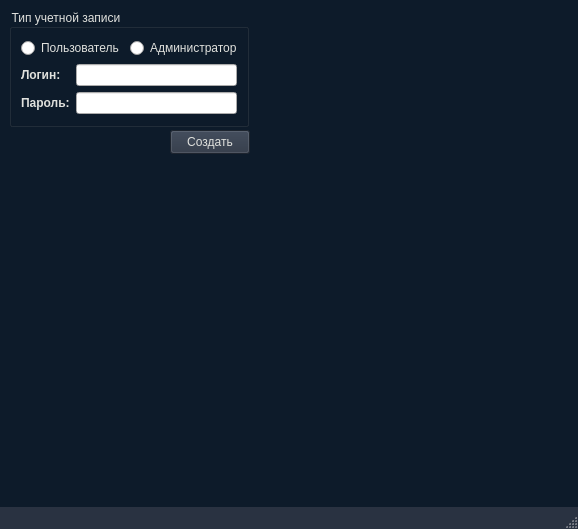
<?xml version="1.0" encoding="UTF-8"?>
<ui version="4.0">
 <class>CreateUser</class>
 <widget class="QMainWindow" name="CreateUser">
  <property name="geometry">
   <rect>
    <x>0</x>
    <y>0</y>
    <width>578</width>
    <height>529</height>
   </rect>
  </property>
  <property name="windowTitle">
   <string>Добавить пользователя</string>
  </property>
  <property name="styleSheet">
   <string notr="true">.QMainWindow #centralwidget{
background-color:#0D1B2A;
}

.QPushButton {
	background-color:#293241;
	color:#E0E1DD;
}

.QRadioButton{
color:#E0E1DD;
}
#statusbar{
background-color:#293241;
color:#E0E1DD;
}

#menubar{
color:black;
font-weight:bold;
}

.QGroupBox{
	color:#E0E1DD
}

.QPushButton:hover{
	background-color:#1b263b;
}

#statusbar{
	color:#E0E1DD;
}
.QLabel{
	color:#e0e1dd;
	font-weight:bold;
}</string>
  </property>
  <widget class="QWidget" name="centralwidget">
   <widget class="QWidget" name="verticalLayoutWidget">
    <property name="geometry">
     <rect>
      <x>9</x>
      <y>9</y>
      <width>240</width>
      <height>118</height>
     </rect>
    </property>
    <layout class="QVBoxLayout" name="verticalLayout">
     <item>
      <widget class="QGroupBox" name="groupBox">
       <property name="title">
        <string>Тип учетной записи</string>
       </property>
       <layout class="QVBoxLayout" name="verticalLayout_2">
        <item>
         <layout class="QHBoxLayout" name="horizontalLayout">
          <item>
           <widget class="QRadioButton" name="User">
            <property name="text">
             <string>Пользователь</string>
            </property>
           </widget>
          </item>
          <item>
           <widget class="QRadioButton" name="Admin">
            <property name="text">
             <string>Администратор</string>
            </property>
           </widget>
          </item>
         </layout>
        </item>
        <item>
         <layout class="QFormLayout" name="formLayout">
          <item row="0" column="0">
           <widget class="QLabel" name="label">
            <property name="text">
             <string>Логин:</string>
            </property>
           </widget>
          </item>
          <item row="0" column="1">
           <widget class="QLineEdit" name="le_Login"/>
          </item>
          <item row="1" column="0">
           <widget class="QLabel" name="label_2">
            <property name="text">
             <string>Пароль:</string>
            </property>
           </widget>
          </item>
          <item row="1" column="1">
           <widget class="QLineEdit" name="le_Password"/>
          </item>
         </layout>
        </item>
       </layout>
      </widget>
     </item>
    </layout>
   </widget>
   <widget class="QPushButton" name="btn_CreateUser">
    <property name="geometry">
     <rect>
      <x>170</x>
      <y>130</y>
      <width>80</width>
      <height>24</height>
     </rect>
    </property>
    <property name="text">
     <string>Создать</string>
    </property>
   </widget>
  </widget>
  <widget class="QMenuBar" name="menubar">
   <property name="geometry">
    <rect>
     <x>0</x>
     <y>0</y>
     <width>578</width>
     <height>22</height>
    </rect>
   </property>
  </widget>
  <widget class="QStatusBar" name="statusbar"/>
 </widget>
 <resources/>
 <connections/>
</ui>
